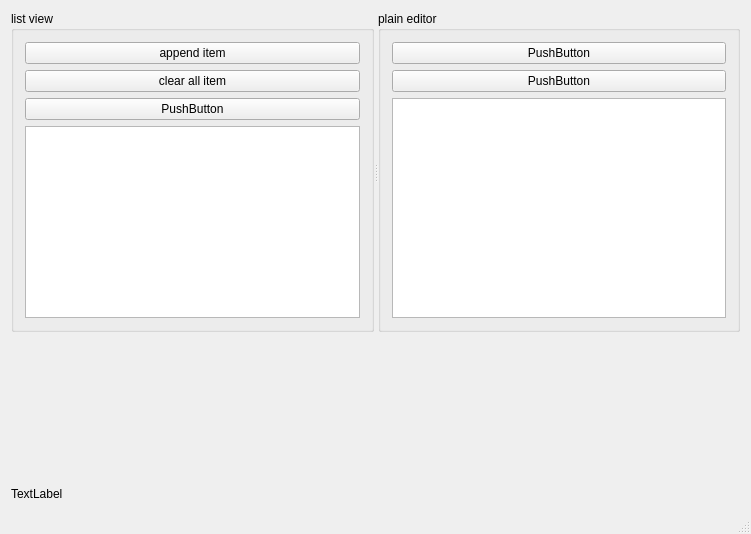
<?xml version="1.0" encoding="UTF-8"?>
<ui version="4.0">
 <class>DemoClass</class>
 <widget class="QMainWindow" name="DemoClass">
  <property name="geometry">
   <rect>
    <x>0</x>
    <y>0</y>
    <width>751</width>
    <height>534</height>
   </rect>
  </property>
  <property name="windowTitle">
   <string>Demo</string>
  </property>
  <widget class="QWidget" name="centralWidget">
   <layout class="QGridLayout" name="gridLayout_3">
    <item row="0" column="0" colspan="2">
     <widget class="QSplitter" name="splitter">
      <property name="orientation">
       <enum>Qt::Horizontal</enum>
      </property>
      <widget class="QGroupBox" name="groupBox">
       <property name="title">
        <string>list view</string>
       </property>
       <layout class="QGridLayout" name="gridLayout">
        <item row="1" column="0">
         <widget class="QPushButton" name="pushButton_3">
          <property name="text">
           <string>clear all item</string>
          </property>
         </widget>
        </item>
        <item row="3" column="0">
         <widget class="QListView" name="listView"/>
        </item>
        <item row="0" column="0">
         <widget class="QPushButton" name="pushButton_2">
          <property name="text">
           <string>append item</string>
          </property>
         </widget>
        </item>
        <item row="2" column="0">
         <widget class="QPushButton" name="pushButton_4">
          <property name="text">
           <string>PushButton</string>
          </property>
         </widget>
        </item>
       </layout>
      </widget>
      <widget class="QGroupBox" name="groupBox_2">
       <property name="title">
        <string>plain editor</string>
       </property>
       <layout class="QGridLayout" name="gridLayout_2">
        <item row="0" column="0">
         <widget class="QPushButton" name="pushButton">
          <property name="text">
           <string>PushButton</string>
          </property>
         </widget>
        </item>
        <item row="3" column="0">
         <widget class="QPlainTextEdit" name="plainTextEdit"/>
        </item>
        <item row="1" column="0">
         <widget class="QPushButton" name="pushButton_5">
          <property name="text">
           <string>PushButton</string>
          </property>
         </widget>
        </item>
       </layout>
      </widget>
     </widget>
    </item>
    <item row="1" column="1">
     <spacer name="verticalSpacer">
      <property name="orientation">
       <enum>Qt::Vertical</enum>
      </property>
      <property name="sizeHint" stdset="0">
       <size>
        <width>20</width>
        <height>109</height>
       </size>
      </property>
     </spacer>
    </item>
    <item row="2" column="0">
     <widget class="QLabel" name="label">
      <property name="text">
       <string>TextLabel</string>
      </property>
     </widget>
    </item>
   </layout>
  </widget>
  <widget class="QStatusBar" name="statusBar"/>
 </widget>
 <layoutdefault spacing="6" margin="11"/>
 <resources>
  <include location="demo.qrc"/>
 </resources>
 <connections/>
</ui>
